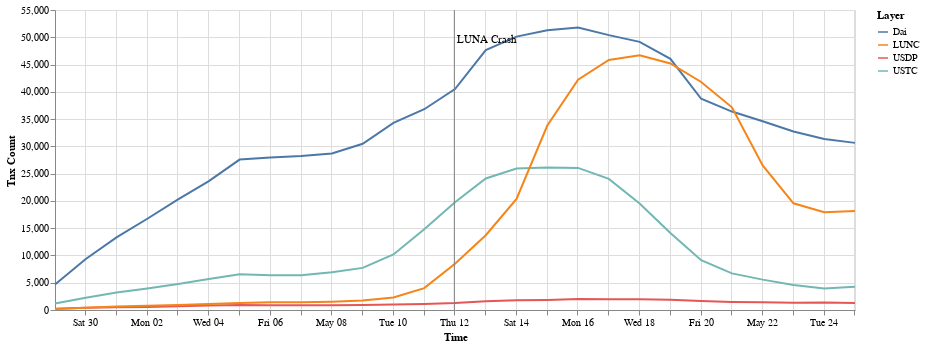

Notebook code cell kept with this figure:
### Code cell
result = pd.DataFrame()
all_layers = g.get_unique_layers()
avoid_layers = ['USD', 'USDT']
layers = set(all_layers) - set(avoid_layers)

rolling = g.rolling(step='1 day', window='1 week')
for l in layers:
    result[l] = [w.layer(l).num_edges() for w in rolling]

result['Time'] = [w.end_date_time() for w in rolling]

source = pd.melt(result, id_vars=['Time'], value_vars=layers, var_name='Layer', value_name='Tnx Count')
selection = alt.selection_multi(fields=['Layer'], bind='legend')
chart = alt.Chart(source).mark_line().encode(
    x="Time:T",
    y=f"{'Tnx Count'}:Q",
    color="Layer",
    tooltip=['Layer', 'Tnx Count'],
    opacity=alt.condition(selection, alt.value(1.0), alt.value(0.2))
).properties(
    width=800,
).add_selection(
    selection
)

alt.layer(chart, event_chart)

### Figure 1 — Vega-Lite specification as saved in the notebook (floating-point values rounded to 4 significant figures)
{"config": {"view": {"continuousWidth": 400, "continuousHeight": 300}}, "layer": [{"data": {"name": "data-a29e08acc7a5480e4be300264dba79b7"}, "mark": "line", "encoding": {"color": {"type": "nominal", "field": "Layer"}, "opacity": {"condition": {"value": 1.0, "selection": "selector058"}, "value": 0.2}, "tooltip": [{"type": "nominal", "field": "Layer"}, {"type": "quantitative", "field": "Tnx Count"}], "x": {"type": "temporal", "field": "Time"}, "y": {"type": "quantitative", "field": "Tnx Count"}}, "selection": {"selector058": {"type": "multi", "fields": ["Layer"], "bind": "legend"}}, "width": 800}, {"layer": [{"mark": {"type": "rule", "color": "gray"}, "encoding": {"x": {"type": "temporal", "field": "Time"}}}, {"mark": {"type": "text", "align": "left", "color": "black", "dx": 3, "dy": -120}, "encoding": {"text": {"type": "nominal", "field": "event"}, "x": {"type": "temporal", "field": "Time"}}}], "data": {"name": "data-03a7e27a271f30803a3f9052d97f8a33"}}], "$schema": "https://vega.github.io/schema/vega-lite/v4.8.1.json", "datasets": {"data-a29e08acc7a5480e4be300264dba79b7": [{"Time": "2022-04-29T00:30:15", "Layer": "USTC", "Tnx Count": 1207}, {"Time": "2022-04-30T00:30:15", "Layer": "USTC", "Tnx Count": 2231}, {"Time": "2022-05-01T00:30:15", "Layer": "USTC", "Tnx Count": 3195}, {"Time": "2022-05-02T00:30:15", "Layer": "USTC", "Tnx Count": 3921}, {"Time": "2022-05-03T00:30:15", "Layer": "USTC", "Tnx Count": 4770}, {"Time": "2022-05-04T00:30:15", "Layer": "USTC", "Tnx Count": 5671}, {"Time": "2022-05-05T00:30:15", "Layer": "USTC", "Tnx Count": 6553}, {"Time": "2022-05-06T00:30:15", "Layer": "USTC", "Tnx Count": 6389}, {"Time": "2022-05-07T00:30:15", "Layer": "USTC", "Tnx Count": 6366}, {"Time": "2022-05-08T00:30:15", "Layer": "USTC", "Tnx Count": 6911}, {"Time": "2022-05-09T00:30:15", "Layer": "USTC", "Tnx Count": 7719}, {"Time": "2022-05-10T00:30:15", "Layer": "USTC", "Tnx Count": 10193}, {"Time": "2022-05-11T00:30:15", "Layer": "USTC", "Tnx Count": 14799}, {"Time": "2022-05-12T00:30:15", "Layer": "USTC", "Tnx Count": 19772}, {"Time": "2022-05-13T00:30:15", "Layer": "USTC", "Tnx Count": 24111}, {"Time": "2022-05-14T00:30:15", "Layer": "USTC", "Tnx Count": 25941}, {"Time": "2022-05-15T00:30:15", "Layer": "USTC", "Tnx Count": 26144}, {"Time": "2022-05-16T00:30:15", "Layer": "USTC", "Tnx Count": 26053}, {"Time": "2022-05-17T00:30:15", "Layer": "USTC", "Tnx Count": 24041}, {"Time": "2022-05-18T00:30:15", "Layer": "USTC", "Tnx Count": 19525}, {"Time": "2022-05-19T00:30:15", "Layer": "USTC", "Tnx Count": 14112}, {"Time": "2022-05-20T00:30:15", "Layer": "USTC", "Tnx Count": 9133}, {"Time": "2022-05-21T00:30:15", "Layer": "USTC", "Tnx Count": 6717}, {"Time": "2022-05-22T00:30:15", "Layer": "USTC", "Tnx Count": 5566}, {"Time": "2022-05-23T00:30:15", "Layer": "USTC", "Tnx Count": 4567}, {"Time": "2022-05-24T00:30:15", "Layer": "USTC", "Tnx Count": 3940}, {"Time": "2022-05-25T00:30:15", "Layer": "USTC", "Tnx Count": 4279}, {"Time": "2022-04-29T00:30:15", "Layer": "USDP", "Tnx Count": 236}, {"Time": "2022-04-30T00:30:15", "Layer": "USDP", "Tnx Count": 406}, {"Time": "2022-05-01T00:30:15", "Layer": "USDP", "Tnx Count": 485}, {"Time": "2022-05-02T00:30:15", "Layer": "USDP", "Tnx Count": 566}, {"Time": "2022-05-03T00:30:15", "Layer": "USDP", "Tnx Count": 694}, {"Time": "2022-05-04T00:30:15", "Layer": "USDP", "Tnx Count": 826}, {"Time": "2022-05-05T00:30:15", "Layer": "USDP", "Tnx Count": 933}, {"Time": "2022-05-06T00:30:15", "Layer": "USDP", "Tnx Count": 883}, {"Time": "2022-05-07T00:30:15", "Layer": "USDP", "Tnx Count": 868}, {"Time": "2022-05-08T00:30:15", "Layer": "USDP", "Tnx Count": 879}, {"Time": "2022-05-09T00:30:15", "Layer": "USDP", "Tnx Count": 911}, {"Time": "2022-05-10T00:30:15", "Layer": "USDP", "Tnx Count": 993}, {"Time": "2022-05-11T00:30:15", "Layer": "USDP", "Tnx Count": 1115}, {"Time": "2022-05-12T00:30:15", "Layer": "USDP", "Tnx Count": 1281}, {"Time": "2022-05-13T00:30:15", "Layer": "USDP", "Tnx Count": 1619}, {"Time": "2022-05-14T00:30:15", "Layer": "USDP", "Tnx Count": 1786}, {"Time": "2022-05-15T00:30:15", "Layer": "USDP", "Tnx Count": 1854}, {"Time": "2022-05-16T00:30:15", "Layer": "USDP", "Tnx Count": 1999}, {"Time": "2022-05-17T00:30:15", "Layer": "USDP", "Tnx Count": 1992}, {"Time": "2022-05-18T00:30:15", "Layer": "USDP", "Tnx Count": 1965}, {"Time": "2022-05-19T00:30:15", "Layer": "USDP", "Tnx Count": 1876}, {"Time": "2022-05-20T00:30:15", "Layer": "USDP", "Tnx Count": 1646}, {"Time": "2022-05-21T00:30:15", "Layer": "USDP", "Tnx Count": 1476}, {"Time": "2022-05-22T00:30:15", "Layer": "USDP", "Tnx Count": 1412}, {"Time": "2022-05-23T00:30:15", "Layer": "USDP", "Tnx Count": 1310}, {"Time": "2022-05-24T00:30:15", "Layer": "USDP", "Tnx Count": 1372}, {"Time": "2022-05-25T00:30:15", "Layer": "USDP", "Tnx Count": 1304}, {"Time": "2022-04-29T00:30:15", "Layer": "Dai", "Tnx Count": 4691}, {"Time": "2022-04-30T00:30:15", "Layer": "Dai", "Tnx Count": 9354}, {"Time": "2022-05-01T00:30:15", "Layer": "Dai", "Tnx Count": 13320}, {"Time": "2022-05-02T00:30:15", "Layer": "Dai", "Tnx Count": 16726}, {"Time": "2022-05-03T00:30:15", "Layer": "Dai", "Tnx Count": 20277}, {"Time": "2022-05-04T00:30:15", "Layer": "Dai", "Tnx Count": 23619}, {"Time": "2022-05-05T00:30:15", "Layer": "Dai", "Tnx Count": 27573}, {"Time": "2022-05-06T00:30:15", "Layer": "Dai", "Tnx Count": 27979}, {"Time": "2022-05-07T00:30:15", "Layer": "Dai", "Tnx Count": 28247}, {"Time": "2022-05-08T00:30:15", "Layer": "Dai", "Tnx Count": 28687}, {"Time": "2022-05-09T00:30:15", "Layer": "Dai", "Tnx Count": 30485}, {"Time": "2022-05-10T00:30:15", "Layer": "Dai", "Tnx Count": 34299}, {"Time": "2022-05-11T00:30:15", "Layer": "Dai", "Tnx Count": 36807}, {"Time": "2022-05-12T00:30:15", "Layer": "Dai", "Tnx Count": 40505}, {"Time": "2022-05-13T00:30:15", "Layer": "Dai", "Tnx Count": 47643}, {"Time": "2022-05-14T00:30:15", "Layer": "Dai", "Tnx Count": 50119}, {"Time": "2022-05-15T00:30:15", "Layer": "Dai", "Tnx Count": 51283}, {"Time": "2022-05-16T00:30:15", "Layer": "Dai", "Tnx Count": 51792}, {"Time": "2022-05-17T00:30:15", "Layer": "Dai", "Tnx Count": 50398}, {"Time": "2022-05-18T00:30:15", "Layer": "Dai", "Tnx Count": 49152}, {"Time": "2022-05-19T00:30:15", "Layer": "Dai", "Tnx Count": 46053}, {"Time": "2022-05-20T00:30:15", "Layer": "Dai", "Tnx Count": 38730}, {"Time": "2022-05-21T00:30:15", "Layer": "Dai", "Tnx Count": 36378}, {"Time": "2022-05-22T00:30:15", "Layer": "Dai", "Tnx Count": 34603}, {"Time": "2022-05-23T00:30:15", "Layer": "Dai", "Tnx Count": 32736}, {"Time": "2022-05-24T00:30:15", "Layer": "Dai", "Tnx Count": 31336}, {"Time": "2022-05-25T00:30:15", "Layer": "Dai", "Tnx Count": 30640}, {"Time": "2022-04-29T00:30:15", "Layer": "LUNC", "Tnx Count": 199}, {"Time": "2022-04-30T00:30:15", "Layer": "LUNC", "Tnx Count": 432}, {"Time": "2022-05-01T00:30:15", "Layer": "LUNC", "Tnx Count": 621}, {"Time": "2022-05-02T00:30:15", "Layer": "LUNC", "Tnx Count": 789}, {"Time": "2022-05-03T00:30:15", "Layer": "LUNC", "Tnx Count": 936}, {"Time": "2022-05-04T00:30:15", "Layer": "LUNC", "Tnx Count": 1101}, {"Time": "2022-05-05T00:30:15", "Layer": "LUNC", "Tnx Count": 1284}, {"Time": "2022-05-06T00:30:15", "Layer": "LUNC", "Tnx Count": 1418}, {"Time": "2022-05-07T00:30:15", "Layer": "LUNC", "Tnx Count": 1425}, {"Time": "2022-05-08T00:30:15", "Layer": "LUNC", "Tnx Count": 1519}, {"Time": "2022-05-09T00:30:15", "Layer": "LUNC", "Tnx Count": 1721}, {"Time": "2022-05-10T00:30:15", "Layer": "LUNC", "Tnx Count": 2277}, {"Time": "2022-05-11T00:30:15", "Layer": "LUNC", "Tnx Count": 4013}, {"Time": "2022-05-12T00:30:15", "Layer": "LUNC", "Tnx Count": 8496}, {"Time": "2022-05-13T00:30:15", "Layer": "LUNC", "Tnx Count": 13708}, {"Time": "2022-05-14T00:30:15", "Layer": "LUNC", "Tnx Count": 20370}, {"Time": "2022-05-15T00:30:15", "Layer": "LUNC", "Tnx Count": 33824}, {"Time": "2022-05-16T00:30:15", "Layer": "LUNC", "Tnx Count": 42222}, {"Time": "2022-05-17T00:30:15", "Layer": "LUNC", "Tnx Count": 45834}, {"Time": "2022-05-18T00:30:15", "Layer": "LUNC", "Tnx Count": 46683}, {"Time": "2022-05-19T00:30:15", "Layer": "LUNC", "Tnx Count": 45192}, {"Time": "2022-05-20T00:30:15", "Layer": "LUNC", "Tnx Count": 41798}, {"Time": "2022-05-21T00:30:15", "Layer": "LUNC", "Tnx Count": 37166}, {"Time": "2022-05-22T00:30:15", "Layer": "LUNC", "Tnx Count": 26492}, {"Time": "2022-05-23T00:30:15", "Layer": "LUNC", "Tnx Count": 19564}, {"Time": "2022-05-24T00:30:15", "Layer": "LUNC", "Tnx Count": 17920}, {"Time": "2022-05-25T00:30:15", "Layer": "LUNC", "Tnx Count": 18134}], "data-03a7e27a271f30803a3f9052d97f8a33": [{"Time": "2022-05-12", "event": "LUNA Crash"}]}}
